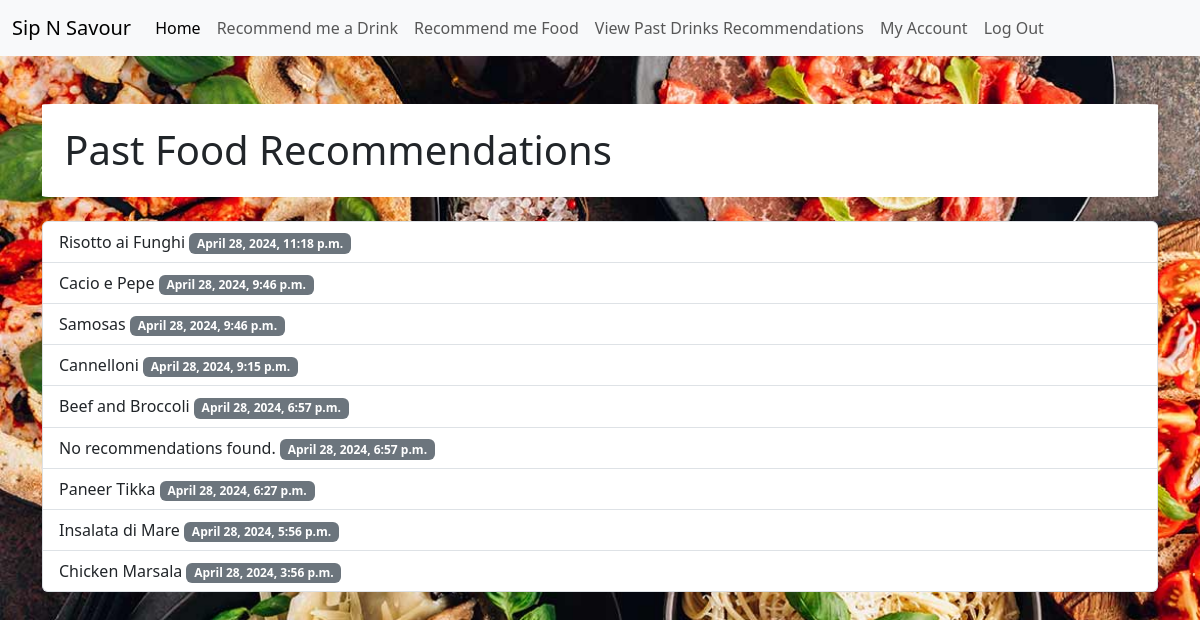
The page /food_recommendation/view_past_food/ (signed in) on the database its author committed.
### food_recommendation/models.py (models this page shows)
class RecommendedFood(models.Model):
    food_name = models.CharField(max_length=100)
    recommended_on = models.DateTimeField(auto_now_add=True)
    user = models.ForeignKey(get_user_model(), on_delete=models.CASCADE, related_name='recommended_foods', default=get_default_user)

### food_recommendation/views.py (the view)
# urls.py: path('view_past_food/', views.view_past_food, name='view_past_food'),
@login_required(login_url='login')
def view_past_food(request):
    past_recommendations = RecommendedFood.objects.filter(user=request.user).order_by('-recommended_on')
    return render(request, 'food_recommendation/view_past_food.html', {'past_recommendations': past_recommendations})

### food_recommendation/templates/food_recommendation/view_past_food.html (shortened to what this page needs)
<!DOCTYPE html>
<html lang="en">
<head>
    <link href="https://cdn.jsdelivr.net/npm/bootstrap@5.3.2/dist/css/bootstrap.min.css" rel="stylesheet">
</head>
<body>
    <nav class="navbar navbar-expand-lg navbar-light bg-light">
        <div class="container-fluid">
            <a class="navbar-brand" href="#">Sip N Savour</a>
            <div class="collapse navbar-collapse" id="navbarNavAltMarkup">
                <div class="navbar-nav">
                    <li class="nav-item">
                        <a class="nav-link active" aria-current="page" href="{% url 'homepage' %}">Home</a>
                    </li>
                    <li class="nav-item">
                        <a class="nav-link" href="{% url 'recommend_drink' %}">Recommend me a Drink</a>
                    </li>
                    <li class="nav-item">
                        <a class="nav-link" href="{% url 'recommend_food' %}">Recommend me Food</a>
                    </li>
                    <li class="nav-item">
                        <a class="nav-link" href="{% url 'view_recommendations' %}">View Past Drinks Recommendations</a>
                    </li>
                    <li class="nav-item">
                        <a class="nav-link" href="{% url 'account' %}">My Account</a>
                    </li>
                    <li class="nav-item">
                        <a class="nav-link" href="{% url 'login' %}" id="logout-link">Log Out</a>
                    </li>
                </div>
            </div>
        </div>
    </nav>
    <div class="container mt-5">
        <h1 class="mb-4">Past Food Recommendations</h1>
        {% if past_recommendations %}
        <ul class="list-group">
            {% for recommendation in past_recommendations %}
            <li class="list-group-item">{{ recommendation.food_name }} <span class="badge bg-secondary">{{ recommendation.recommended_on }}</span></li>
            {% endfor %}
        </ul>
        {% else %}
        <div class="alert alert-warning mt-3" role="alert">
            No past recommendations found.
        </div>
        {% endif %}
    </div>
</body>
</html>

### food_recommendation/templates/food_recommendation/view_past_food.html (style rules this page uses)
body { background-image: url(/static/food_recommendation/food9.png); background-repeat: no-repeat; background-attachment: fixed; background-size: cover; }
h1,h2,p { padding: 2%; border-radius: 1%; background-color: white; }

### rows shown on the page
RecommendedFood: food_name "Risotto ai Funghi", recommended_on "April 28, 2024, 11:18 p.m."
RecommendedFood: food_name "Cacio e Pepe", recommended_on "April 28, 2024, 9:46 p.m."
RecommendedFood: food_name "Samosas", recommended_on "April 28, 2024, 9:46 p.m."
RecommendedFood: food_name "Cannelloni", recommended_on "April 28, 2024, 9:15 p.m."
RecommendedFood: food_name "Beef and Broccoli", recommended_on "April 28, 2024, 6:57 p.m."
RecommendedFood: food_name "No recommendations found.", recommended_on "April 28, 2024, 6:57 p.m."
RecommendedFood: food_name "Paneer Tikka", recommended_on "April 28, 2024, 6:27 p.m."
RecommendedFood: food_name "Insalata di Mare", recommended_on "April 28, 2024, 5:56 p.m."
RecommendedFood: food_name "Chicken Marsala", recommended_on "April 28, 2024, 3:56 p.m."
